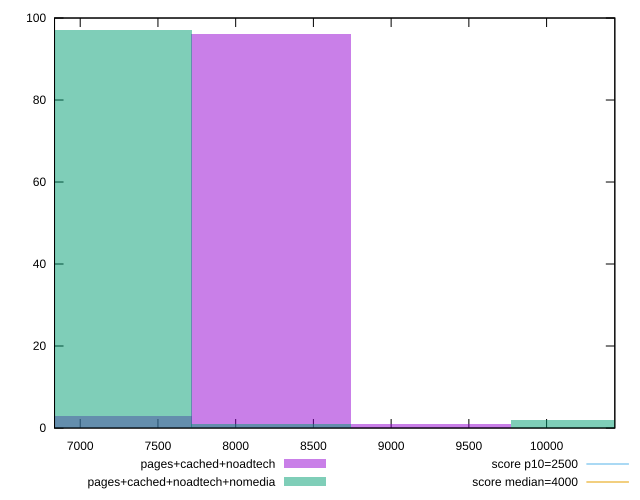

This figure's gnuplot source:
reset

$pagesCachedNoadtech <<EOF
9259.081604085488 1
8230.2947591871 96
7201.5079142887125 3
EOF

$pagesCachedNoadtechNomedia <<EOF
10287.868448983874 2
7201.5079142887125 97
8230.2947591871 1
EOF

set key outside below
set boxwidth 1028.7868448983875
set xrange [6834.8009999999995:10438.917499999996]
set yrange [0:100]
set trange [0:100]
set style fill transparent solid 0.5 noborder

set parametric
set terminal svg size 640, 500 enhanced background rgb 'white'
set output "report_00017_2021-02-10T15-08-03.406Z/largest-contentful-paint/comparison/histogram/2_vs_3.svg"

plot $pagesCachedNoadtech title "pages+cached+noadtech" with boxes, \
     $pagesCachedNoadtechNomedia title "pages+cached+noadtech+nomedia" with boxes, \
     2500,t title "score p10=2500", \
     4000,t title "score median=4000"

reset
